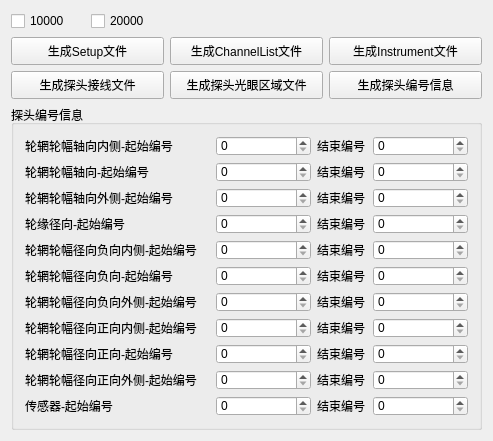
<?xml version="1.0" encoding="UTF-8"?>
<ui version="4.0">
 <class>UTSetupToJson</class>
 <widget class="QMainWindow" name="UTSetupToJson">
  <property name="geometry">
   <rect>
    <x>0</x>
    <y>0</y>
    <width>493</width>
    <height>441</height>
   </rect>
  </property>
  <property name="windowTitle">
   <string>UTSetupToJson</string>
  </property>
  <widget class="QWidget" name="centralWidget">
   <layout class="QGridLayout" name="gridLayout_2">
    <item row="0" column="0">
     <layout class="QHBoxLayout" name="horizontalLayout">
      <item>
       <widget class="QCheckBox" name="checkBox10000">
        <property name="text">
         <string>10000</string>
        </property>
       </widget>
      </item>
      <item>
       <widget class="QCheckBox" name="checkBox20000">
        <property name="text">
         <string>20000</string>
        </property>
       </widget>
      </item>
     </layout>
    </item>
    <item row="1" column="0">
     <widget class="QPushButton" name="pushButton">
      <property name="sizePolicy">
       <sizepolicy hsizetype="Preferred" vsizetype="Preferred">
        <horstretch>0</horstretch>
        <verstretch>0</verstretch>
       </sizepolicy>
      </property>
      <property name="minimumSize">
       <size>
        <width>0</width>
        <height>0</height>
       </size>
      </property>
      <property name="maximumSize">
       <size>
        <width>16777215</width>
        <height>16777215</height>
       </size>
      </property>
      <property name="text">
       <string>生成Setup文件</string>
      </property>
     </widget>
    </item>
    <item row="1" column="1">
     <widget class="QPushButton" name="channelToJson">
      <property name="sizePolicy">
       <sizepolicy hsizetype="Preferred" vsizetype="Preferred">
        <horstretch>0</horstretch>
        <verstretch>0</verstretch>
       </sizepolicy>
      </property>
      <property name="minimumSize">
       <size>
        <width>0</width>
        <height>0</height>
       </size>
      </property>
      <property name="maximumSize">
       <size>
        <width>16777215</width>
        <height>16777215</height>
       </size>
      </property>
      <property name="text">
       <string>生成ChannelList文件</string>
      </property>
     </widget>
    </item>
    <item row="1" column="2">
     <widget class="QPushButton" name="InstrumentToJson">
      <property name="sizePolicy">
       <sizepolicy hsizetype="Preferred" vsizetype="Preferred">
        <horstretch>0</horstretch>
        <verstretch>0</verstretch>
       </sizepolicy>
      </property>
      <property name="minimumSize">
       <size>
        <width>0</width>
        <height>0</height>
       </size>
      </property>
      <property name="maximumSize">
       <size>
        <width>16777215</width>
        <height>16777215</height>
       </size>
      </property>
      <property name="text">
       <string>生成Instrument文件</string>
      </property>
     </widget>
    </item>
    <item row="2" column="0">
     <widget class="QPushButton" name="GenProbeConnect">
      <property name="sizePolicy">
       <sizepolicy hsizetype="Preferred" vsizetype="Preferred">
        <horstretch>0</horstretch>
        <verstretch>0</verstretch>
       </sizepolicy>
      </property>
      <property name="minimumSize">
       <size>
        <width>0</width>
        <height>0</height>
       </size>
      </property>
      <property name="maximumSize">
       <size>
        <width>16777215</width>
        <height>16777215</height>
       </size>
      </property>
      <property name="text">
       <string>生成探头接线文件</string>
      </property>
     </widget>
    </item>
    <item row="2" column="1">
     <widget class="QPushButton" name="GenProbeEyeArea">
      <property name="sizePolicy">
       <sizepolicy hsizetype="Preferred" vsizetype="Preferred">
        <horstretch>0</horstretch>
        <verstretch>0</verstretch>
       </sizepolicy>
      </property>
      <property name="minimumSize">
       <size>
        <width>0</width>
        <height>0</height>
       </size>
      </property>
      <property name="maximumSize">
       <size>
        <width>16777215</width>
        <height>16777215</height>
       </size>
      </property>
      <property name="text">
       <string>生成探头光眼区域文件</string>
      </property>
     </widget>
    </item>
    <item row="2" column="2">
     <widget class="QPushButton" name="GenProbeNoInfoJson">
      <property name="sizePolicy">
       <sizepolicy hsizetype="Preferred" vsizetype="Preferred">
        <horstretch>0</horstretch>
        <verstretch>0</verstretch>
       </sizepolicy>
      </property>
      <property name="minimumSize">
       <size>
        <width>0</width>
        <height>0</height>
       </size>
      </property>
      <property name="maximumSize">
       <size>
        <width>16777215</width>
        <height>16777215</height>
       </size>
      </property>
      <property name="text">
       <string>生成探头编号信息</string>
      </property>
     </widget>
    </item>
    <item row="3" column="0" colspan="3">
     <widget class="QGroupBox" name="groupBox">
      <property name="title">
       <string>探头编号信息</string>
      </property>
      <layout class="QGridLayout" name="gridLayout">
       <item row="0" column="0">
        <layout class="QVBoxLayout" name="verticalLayout_2">
         <item>
          <layout class="QHBoxLayout" name="horizontalLayout_4">
           <item>
            <widget class="QLabel" name="label_5">
             <property name="sizePolicy">
              <sizepolicy hsizetype="Fixed" vsizetype="Fixed">
               <horstretch>0</horstretch>
               <verstretch>0</verstretch>
              </sizepolicy>
             </property>
             <property name="minimumSize">
              <size>
               <width>185</width>
               <height>20</height>
              </size>
             </property>
             <property name="maximumSize">
              <size>
               <width>185</width>
               <height>20</height>
              </size>
             </property>
             <property name="text">
              <string>轮辋轮幅轴向内侧-起始编号</string>
             </property>
            </widget>
           </item>
           <item>
            <widget class="QSpinBox" name="axialInSideMin">
             <property name="sizePolicy">
              <sizepolicy hsizetype="Expanding" vsizetype="Fixed">
               <horstretch>0</horstretch>
               <verstretch>0</verstretch>
              </sizepolicy>
             </property>
             <property name="minimumSize">
              <size>
               <width>90</width>
               <height>20</height>
              </size>
             </property>
             <property name="maximumSize">
              <size>
               <width>300</width>
               <height>20</height>
              </size>
             </property>
             <property name="maximum">
              <number>10000</number>
             </property>
            </widget>
           </item>
           <item>
            <widget class="QLabel" name="label_4">
             <property name="sizePolicy">
              <sizepolicy hsizetype="Fixed" vsizetype="Fixed">
               <horstretch>0</horstretch>
               <verstretch>0</verstretch>
              </sizepolicy>
             </property>
             <property name="minimumSize">
              <size>
               <width>50</width>
               <height>20</height>
              </size>
             </property>
             <property name="maximumSize">
              <size>
               <width>50</width>
               <height>20</height>
              </size>
             </property>
             <property name="text">
              <string>结束编号</string>
             </property>
            </widget>
           </item>
           <item>
            <widget class="QSpinBox" name="axialInSideMax">
             <property name="sizePolicy">
              <sizepolicy hsizetype="Expanding" vsizetype="Fixed">
               <horstretch>0</horstretch>
               <verstretch>0</verstretch>
              </sizepolicy>
             </property>
             <property name="minimumSize">
              <size>
               <width>90</width>
               <height>20</height>
              </size>
             </property>
             <property name="maximumSize">
              <size>
               <width>300</width>
               <height>20</height>
              </size>
             </property>
             <property name="maximum">
              <number>10000</number>
             </property>
            </widget>
           </item>
          </layout>
         </item>
         <item>
          <layout class="QHBoxLayout" name="horizontalLayout_6">
           <item>
            <widget class="QLabel" name="label_15">
             <property name="sizePolicy">
              <sizepolicy hsizetype="Fixed" vsizetype="Fixed">
               <horstretch>0</horstretch>
               <verstretch>0</verstretch>
              </sizepolicy>
             </property>
             <property name="minimumSize">
              <size>
               <width>185</width>
               <height>20</height>
              </size>
             </property>
             <property name="maximumSize">
              <size>
               <width>185</width>
               <height>20</height>
              </size>
             </property>
             <property name="text">
              <string>轮辋轮幅轴向-起始编号</string>
             </property>
            </widget>
           </item>
           <item>
            <widget class="QSpinBox" name="axialMin">
             <property name="sizePolicy">
              <sizepolicy hsizetype="Expanding" vsizetype="Fixed">
               <horstretch>0</horstretch>
               <verstretch>0</verstretch>
              </sizepolicy>
             </property>
             <property name="minimumSize">
              <size>
               <width>90</width>
               <height>20</height>
              </size>
             </property>
             <property name="maximumSize">
              <size>
               <width>300</width>
               <height>20</height>
              </size>
             </property>
             <property name="maximum">
              <number>10000</number>
             </property>
            </widget>
           </item>
           <item>
            <widget class="QLabel" name="label_14">
             <property name="sizePolicy">
              <sizepolicy hsizetype="Fixed" vsizetype="Fixed">
               <horstretch>0</horstretch>
               <verstretch>0</verstretch>
              </sizepolicy>
             </property>
             <property name="minimumSize">
              <size>
               <width>50</width>
               <height>20</height>
              </size>
             </property>
             <property name="maximumSize">
              <size>
               <width>50</width>
               <height>20</height>
              </size>
             </property>
             <property name="text">
              <string>结束编号</string>
             </property>
            </widget>
           </item>
           <item>
            <widget class="QSpinBox" name="axialMax">
             <property name="sizePolicy">
              <sizepolicy hsizetype="Expanding" vsizetype="Fixed">
               <horstretch>0</horstretch>
               <verstretch>0</verstretch>
              </sizepolicy>
             </property>
             <property name="minimumSize">
              <size>
               <width>90</width>
               <height>20</height>
              </size>
             </property>
             <property name="maximumSize">
              <size>
               <width>300</width>
               <height>20</height>
              </size>
             </property>
             <property name="maximum">
              <number>10000</number>
             </property>
            </widget>
           </item>
          </layout>
         </item>
         <item>
          <layout class="QHBoxLayout" name="horizontalLayout_8">
           <item>
            <widget class="QLabel" name="label_19">
             <property name="sizePolicy">
              <sizepolicy hsizetype="Fixed" vsizetype="Fixed">
               <horstretch>0</horstretch>
               <verstretch>0</verstretch>
              </sizepolicy>
             </property>
             <property name="minimumSize">
              <size>
               <width>185</width>
               <height>20</height>
              </size>
             </property>
             <property name="maximumSize">
              <size>
               <width>185</width>
               <height>20</height>
              </size>
             </property>
             <property name="text">
              <string>轮辋轮幅轴向外侧-起始编号</string>
             </property>
            </widget>
           </item>
           <item>
            <widget class="QSpinBox" name="axialOutSideMin">
             <property name="sizePolicy">
              <sizepolicy hsizetype="Expanding" vsizetype="Fixed">
               <horstretch>0</horstretch>
               <verstretch>0</verstretch>
              </sizepolicy>
             </property>
             <property name="minimumSize">
              <size>
               <width>90</width>
               <height>20</height>
              </size>
             </property>
             <property name="maximumSize">
              <size>
               <width>300</width>
               <height>20</height>
              </size>
             </property>
             <property name="maximum">
              <number>10000</number>
             </property>
            </widget>
           </item>
           <item>
            <widget class="QLabel" name="label_18">
             <property name="sizePolicy">
              <sizepolicy hsizetype="Fixed" vsizetype="Fixed">
               <horstretch>0</horstretch>
               <verstretch>0</verstretch>
              </sizepolicy>
             </property>
             <property name="minimumSize">
              <size>
               <width>50</width>
               <height>20</height>
              </size>
             </property>
             <property name="maximumSize">
              <size>
               <width>50</width>
               <height>20</height>
              </size>
             </property>
             <property name="text">
              <string>结束编号</string>
             </property>
            </widget>
           </item>
           <item>
            <widget class="QSpinBox" name="axialOutSideMax">
             <property name="sizePolicy">
              <sizepolicy hsizetype="Expanding" vsizetype="Fixed">
               <horstretch>0</horstretch>
               <verstretch>0</verstretch>
              </sizepolicy>
             </property>
             <property name="minimumSize">
              <size>
               <width>90</width>
               <height>20</height>
              </size>
             </property>
             <property name="maximumSize">
              <size>
               <width>300</width>
               <height>20</height>
              </size>
             </property>
             <property name="maximum">
              <number>10000</number>
             </property>
            </widget>
           </item>
          </layout>
         </item>
         <item>
          <layout class="QHBoxLayout" name="horizontalLayout_10">
           <item>
            <widget class="QLabel" name="label_3">
             <property name="sizePolicy">
              <sizepolicy hsizetype="Fixed" vsizetype="Fixed">
               <horstretch>0</horstretch>
               <verstretch>0</verstretch>
              </sizepolicy>
             </property>
             <property name="minimumSize">
              <size>
               <width>185</width>
               <height>20</height>
              </size>
             </property>
             <property name="maximumSize">
              <size>
               <width>185</width>
               <height>20</height>
              </size>
             </property>
             <property name="text">
              <string>轮缘径向-起始编号</string>
             </property>
            </widget>
           </item>
           <item>
            <widget class="QSpinBox" name="radialFlangeMin">
             <property name="sizePolicy">
              <sizepolicy hsizetype="Expanding" vsizetype="Fixed">
               <horstretch>0</horstretch>
               <verstretch>0</verstretch>
              </sizepolicy>
             </property>
             <property name="minimumSize">
              <size>
               <width>90</width>
               <height>20</height>
              </size>
             </property>
             <property name="maximumSize">
              <size>
               <width>300</width>
               <height>20</height>
              </size>
             </property>
             <property name="maximum">
              <number>10000</number>
             </property>
            </widget>
           </item>
           <item>
            <widget class="QLabel" name="label_2">
             <property name="sizePolicy">
              <sizepolicy hsizetype="Fixed" vsizetype="Fixed">
               <horstretch>0</horstretch>
               <verstretch>0</verstretch>
              </sizepolicy>
             </property>
             <property name="minimumSize">
              <size>
               <width>50</width>
               <height>20</height>
              </size>
             </property>
             <property name="maximumSize">
              <size>
               <width>50</width>
               <height>20</height>
              </size>
             </property>
             <property name="text">
              <string>结束编号</string>
             </property>
            </widget>
           </item>
           <item>
            <widget class="QSpinBox" name="radialFlangeMax">
             <property name="sizePolicy">
              <sizepolicy hsizetype="Expanding" vsizetype="Fixed">
               <horstretch>0</horstretch>
               <verstretch>0</verstretch>
              </sizepolicy>
             </property>
             <property name="minimumSize">
              <size>
               <width>90</width>
               <height>20</height>
              </size>
             </property>
             <property name="maximumSize">
              <size>
               <width>300</width>
               <height>20</height>
              </size>
             </property>
             <property name="maximum">
              <number>10000</number>
             </property>
            </widget>
           </item>
          </layout>
         </item>
         <item>
          <layout class="QHBoxLayout" name="horizontalLayout_12">
           <item>
            <widget class="QLabel" name="label_13">
             <property name="sizePolicy">
              <sizepolicy hsizetype="Fixed" vsizetype="Fixed">
               <horstretch>0</horstretch>
               <verstretch>0</verstretch>
              </sizepolicy>
             </property>
             <property name="minimumSize">
              <size>
               <width>185</width>
               <height>20</height>
              </size>
             </property>
             <property name="maximumSize">
              <size>
               <width>185</width>
               <height>20</height>
              </size>
             </property>
             <property name="text">
              <string>轮辋轮幅径向负向内侧-起始编号</string>
             </property>
            </widget>
           </item>
           <item>
            <widget class="QSpinBox" name="radialNegativeInSideMin">
             <property name="sizePolicy">
              <sizepolicy hsizetype="Expanding" vsizetype="Fixed">
               <horstretch>0</horstretch>
               <verstretch>0</verstretch>
              </sizepolicy>
             </property>
             <property name="minimumSize">
              <size>
               <width>90</width>
               <height>20</height>
              </size>
             </property>
             <property name="maximumSize">
              <size>
               <width>300</width>
               <height>20</height>
              </size>
             </property>
             <property name="maximum">
              <number>10000</number>
             </property>
            </widget>
           </item>
           <item>
            <widget class="QLabel" name="label_12">
             <property name="sizePolicy">
              <sizepolicy hsizetype="Fixed" vsizetype="Fixed">
               <horstretch>0</horstretch>
               <verstretch>0</verstretch>
              </sizepolicy>
             </property>
             <property name="minimumSize">
              <size>
               <width>50</width>
               <height>20</height>
              </size>
             </property>
             <property name="maximumSize">
              <size>
               <width>50</width>
               <height>20</height>
              </size>
             </property>
             <property name="text">
              <string>结束编号</string>
             </property>
            </widget>
           </item>
           <item>
            <widget class="QSpinBox" name="radialNegativeInSideMax">
             <property name="sizePolicy">
              <sizepolicy hsizetype="Expanding" vsizetype="Fixed">
               <horstretch>0</horstretch>
               <verstretch>0</verstretch>
              </sizepolicy>
             </property>
             <property name="minimumSize">
              <size>
               <width>90</width>
               <height>20</height>
              </size>
             </property>
             <property name="maximumSize">
              <size>
               <width>300</width>
               <height>20</height>
              </size>
             </property>
             <property name="maximum">
              <number>10000</number>
             </property>
            </widget>
           </item>
          </layout>
         </item>
         <item>
          <layout class="QHBoxLayout" name="horizontalLayout_5">
           <item>
            <widget class="QLabel" name="label_21">
             <property name="sizePolicy">
              <sizepolicy hsizetype="Fixed" vsizetype="Fixed">
               <horstretch>0</horstretch>
               <verstretch>0</verstretch>
              </sizepolicy>
             </property>
             <property name="minimumSize">
              <size>
               <width>185</width>
               <height>20</height>
              </size>
             </property>
             <property name="maximumSize">
              <size>
               <width>185</width>
               <height>20</height>
              </size>
             </property>
             <property name="text">
              <string>轮辋轮幅径向负向-起始编号</string>
             </property>
            </widget>
           </item>
           <item>
            <widget class="QSpinBox" name="radialNegativeMin">
             <property name="sizePolicy">
              <sizepolicy hsizetype="Expanding" vsizetype="Fixed">
               <horstretch>0</horstretch>
               <verstretch>0</verstretch>
              </sizepolicy>
             </property>
             <property name="minimumSize">
              <size>
               <width>90</width>
               <height>20</height>
              </size>
             </property>
             <property name="maximumSize">
              <size>
               <width>300</width>
               <height>20</height>
              </size>
             </property>
             <property name="maximum">
              <number>10000</number>
             </property>
            </widget>
           </item>
           <item>
            <widget class="QLabel" name="label_20">
             <property name="sizePolicy">
              <sizepolicy hsizetype="Fixed" vsizetype="Fixed">
               <horstretch>0</horstretch>
               <verstretch>0</verstretch>
              </sizepolicy>
             </property>
             <property name="minimumSize">
              <size>
               <width>50</width>
               <height>20</height>
              </size>
             </property>
             <property name="maximumSize">
              <size>
               <width>50</width>
               <height>20</height>
              </size>
             </property>
             <property name="text">
              <string>结束编号</string>
             </property>
            </widget>
           </item>
           <item>
            <widget class="QSpinBox" name="radialNegativeMax">
             <property name="sizePolicy">
              <sizepolicy hsizetype="Expanding" vsizetype="Fixed">
               <horstretch>0</horstretch>
               <verstretch>0</verstretch>
              </sizepolicy>
             </property>
             <property name="minimumSize">
              <size>
               <width>90</width>
               <height>20</height>
              </size>
             </property>
             <property name="maximumSize">
              <size>
               <width>300</width>
               <height>20</height>
              </size>
             </property>
             <property name="maximum">
              <number>10000</number>
             </property>
            </widget>
           </item>
          </layout>
         </item>
         <item>
          <layout class="QHBoxLayout" name="horizontalLayout_7">
           <item>
            <widget class="QLabel" name="label_11">
             <property name="sizePolicy">
              <sizepolicy hsizetype="Fixed" vsizetype="Fixed">
               <horstretch>0</horstretch>
               <verstretch>0</verstretch>
              </sizepolicy>
             </property>
             <property name="minimumSize">
              <size>
               <width>185</width>
               <height>20</height>
              </size>
             </property>
             <property name="maximumSize">
              <size>
               <width>185</width>
               <height>20</height>
              </size>
             </property>
             <property name="text">
              <string>轮辋轮幅径向负向外侧-起始编号</string>
             </property>
            </widget>
           </item>
           <item>
            <widget class="QSpinBox" name="radialNegativeOutSideMin">
             <property name="sizePolicy">
              <sizepolicy hsizetype="Expanding" vsizetype="Fixed">
               <horstretch>0</horstretch>
               <verstretch>0</verstretch>
              </sizepolicy>
             </property>
             <property name="minimumSize">
              <size>
               <width>90</width>
               <height>20</height>
              </size>
             </property>
             <property name="maximumSize">
              <size>
               <width>300</width>
               <height>20</height>
              </size>
             </property>
             <property name="maximum">
              <number>10000</number>
             </property>
            </widget>
           </item>
           <item>
            <widget class="QLabel" name="label_10">
             <property name="sizePolicy">
              <sizepolicy hsizetype="Fixed" vsizetype="Fixed">
               <horstretch>0</horstretch>
               <verstretch>0</verstretch>
              </sizepolicy>
             </property>
             <property name="minimumSize">
              <size>
               <width>50</width>
               <height>20</height>
              </size>
             </property>
             <property name="maximumSize">
              <size>
               <width>50</width>
               <height>20</height>
              </size>
             </property>
             <property name="text">
              <string>结束编号</string>
             </property>
            </widget>
           </item>
           <item>
            <widget class="QSpinBox" name="radialNegativeOutSideMax">
             <property name="sizePolicy">
              <sizepolicy hsizetype="Expanding" vsizetype="Fixed">
               <horstretch>0</horstretch>
               <verstretch>0</verstretch>
              </sizepolicy>
             </property>
             <property name="minimumSize">
              <size>
               <width>90</width>
               <height>20</height>
              </size>
             </property>
             <property name="maximumSize">
              <size>
               <width>300</width>
               <height>20</height>
              </size>
             </property>
             <property name="maximum">
              <number>10000</number>
             </property>
            </widget>
           </item>
          </layout>
         </item>
         <item>
          <layout class="QHBoxLayout" name="horizontalLayout_9">
           <item>
            <widget class="QLabel" name="label_17">
             <property name="sizePolicy">
              <sizepolicy hsizetype="Fixed" vsizetype="Fixed">
               <horstretch>0</horstretch>
               <verstretch>0</verstretch>
              </sizepolicy>
             </property>
             <property name="minimumSize">
              <size>
               <width>185</width>
               <height>20</height>
              </size>
             </property>
             <property name="maximumSize">
              <size>
               <width>185</width>
               <height>20</height>
              </size>
             </property>
             <property name="text">
              <string>轮辋轮幅径向正向内侧-起始编号</string>
             </property>
            </widget>
           </item>
           <item>
            <widget class="QSpinBox" name="radialPositiveInSideMin">
             <property name="sizePolicy">
              <sizepolicy hsizetype="Expanding" vsizetype="Fixed">
               <horstretch>0</horstretch>
               <verstretch>0</verstretch>
              </sizepolicy>
             </property>
             <property name="minimumSize">
              <size>
               <width>90</width>
               <height>20</height>
              </size>
             </property>
             <property name="maximumSize">
              <size>
               <width>300</width>
               <height>20</height>
              </size>
             </property>
             <property name="maximum">
              <number>10000</number>
             </property>
            </widget>
           </item>
           <item>
            <widget class="QLabel" name="label_16">
             <property name="sizePolicy">
              <sizepolicy hsizetype="Fixed" vsizetype="Fixed">
               <horstretch>0</horstretch>
               <verstretch>0</verstretch>
              </sizepolicy>
             </property>
             <property name="minimumSize">
              <size>
               <width>50</width>
               <height>20</height>
              </size>
             </property>
             <property name="maximumSize">
              <size>
               <width>50</width>
               <height>20</height>
              </size>
             </property>
             <property name="text">
              <string>结束编号</string>
             </property>
            </widget>
           </item>
           <item>
            <widget class="QSpinBox" name="radialPositiveInSideMax">
             <property name="sizePolicy">
              <sizepolicy hsizetype="Expanding" vsizetype="Fixed">
               <horstretch>0</horstretch>
               <verstretch>0</verstretch>
              </sizepolicy>
             </property>
             <property name="minimumSize">
              <size>
               <width>90</width>
               <height>20</height>
              </size>
             </property>
             <property name="maximumSize">
              <size>
               <width>300</width>
               <height>20</height>
              </size>
             </property>
             <property name="maximum">
              <number>10000</number>
             </property>
            </widget>
           </item>
          </layout>
         </item>
         <item>
          <layout class="QHBoxLayout" name="horizontalLayout_11">
           <item>
            <widget class="QLabel" name="label_7">
             <property name="sizePolicy">
              <sizepolicy hsizetype="Fixed" vsizetype="Fixed">
               <horstretch>0</horstretch>
               <verstretch>0</verstretch>
              </sizepolicy>
             </property>
             <property name="minimumSize">
              <size>
               <width>185</width>
               <height>20</height>
              </size>
             </property>
             <property name="maximumSize">
              <size>
               <width>185</width>
               <height>20</height>
              </size>
             </property>
             <property name="text">
              <string>轮辋轮幅径向正向-起始编号</string>
             </property>
            </widget>
           </item>
           <item>
            <widget class="QSpinBox" name="radialPositiveMin">
             <property name="sizePolicy">
              <sizepolicy hsizetype="Expanding" vsizetype="Fixed">
               <horstretch>0</horstretch>
               <verstretch>0</verstretch>
              </sizepolicy>
             </property>
             <property name="minimumSize">
              <size>
               <width>90</width>
               <height>20</height>
              </size>
             </property>
             <property name="maximumSize">
              <size>
               <width>300</width>
               <height>20</height>
              </size>
             </property>
             <property name="maximum">
              <number>10000</number>
             </property>
            </widget>
           </item>
           <item>
            <widget class="QLabel" name="label_6">
             <property name="sizePolicy">
              <sizepolicy hsizetype="Fixed" vsizetype="Fixed">
               <horstretch>0</horstretch>
               <verstretch>0</verstretch>
              </sizepolicy>
             </property>
             <property name="minimumSize">
              <size>
               <width>50</width>
               <height>20</height>
              </size>
             </property>
             <property name="maximumSize">
              <size>
               <width>50</width>
               <height>20</height>
              </size>
             </property>
             <property name="text">
              <string>结束编号</string>
             </property>
            </widget>
           </item>
           <item>
            <widget class="QSpinBox" name="radialPositiveMax">
             <property name="sizePolicy">
              <sizepolicy hsizetype="Expanding" vsizetype="Fixed">
               <horstretch>0</horstretch>
               <verstretch>0</verstretch>
              </sizepolicy>
             </property>
             <property name="minimumSize">
              <size>
               <width>90</width>
               <height>20</height>
              </size>
             </property>
             <property name="maximumSize">
              <size>
               <width>300</width>
               <height>20</height>
              </size>
             </property>
             <property name="maximum">
              <number>10000</number>
             </property>
            </widget>
           </item>
          </layout>
         </item>
         <item>
          <layout class="QHBoxLayout" name="horizontalLayout_13">
           <item>
            <widget class="QLabel" name="label_9">
             <property name="sizePolicy">
              <sizepolicy hsizetype="Fixed" vsizetype="Fixed">
               <horstretch>0</horstretch>
               <verstretch>0</verstretch>
              </sizepolicy>
             </property>
             <property name="minimumSize">
              <size>
               <width>185</width>
               <height>20</height>
              </size>
             </property>
             <property name="maximumSize">
              <size>
               <width>185</width>
               <height>20</height>
              </size>
             </property>
             <property name="text">
              <string>轮辋轮幅径向正向外侧-起始编号</string>
             </property>
            </widget>
           </item>
           <item>
            <widget class="QSpinBox" name="radialPositiveOutSideMin">
             <property name="sizePolicy">
              <sizepolicy hsizetype="Expanding" vsizetype="Fixed">
               <horstretch>0</horstretch>
               <verstretch>0</verstretch>
              </sizepolicy>
             </property>
             <property name="minimumSize">
              <size>
               <width>90</width>
               <height>20</height>
              </size>
             </property>
             <property name="maximumSize">
              <size>
               <width>300</width>
               <height>20</height>
              </size>
             </property>
             <property name="maximum">
              <number>10000</number>
             </property>
            </widget>
           </item>
           <item>
            <widget class="QLabel" name="label_8">
             <property name="sizePolicy">
              <sizepolicy hsizetype="Fixed" vsizetype="Fixed">
               <horstretch>0</horstretch>
               <verstretch>0</verstretch>
              </sizepolicy>
             </property>
             <property name="minimumSize">
              <size>
               <width>50</width>
               <height>20</height>
              </size>
             </property>
             <property name="maximumSize">
              <size>
               <width>50</width>
               <height>20</height>
              </size>
             </property>
             <property name="text">
              <string>结束编号</string>
             </property>
            </widget>
           </item>
           <item>
            <widget class="QSpinBox" name="radialPositiveOutSideMax">
             <property name="sizePolicy">
              <sizepolicy hsizetype="Expanding" vsizetype="Fixed">
               <horstretch>0</horstretch>
               <verstretch>0</verstretch>
              </sizepolicy>
             </property>
             <property name="minimumSize">
              <size>
               <width>90</width>
               <height>20</height>
              </size>
             </property>
             <property name="maximumSize">
              <size>
               <width>300</width>
               <height>20</height>
              </size>
             </property>
             <property name="maximum">
              <number>10000</number>
             </property>
            </widget>
           </item>
          </layout>
         </item>
         <item>
          <layout class="QHBoxLayout" name="horizontalLayout_14">
           <item>
            <widget class="QLabel" name="label_23">
             <property name="sizePolicy">
              <sizepolicy hsizetype="Fixed" vsizetype="Fixed">
               <horstretch>0</horstretch>
               <verstretch>0</verstretch>
              </sizepolicy>
             </property>
             <property name="minimumSize">
              <size>
               <width>185</width>
               <height>20</height>
              </size>
             </property>
             <property name="maximumSize">
              <size>
               <width>185</width>
               <height>20</height>
              </size>
             </property>
             <property name="text">
              <string>传感器-起始编号</string>
             </property>
            </widget>
           </item>
           <item>
            <widget class="QSpinBox" name="sensorMin">
             <property name="sizePolicy">
              <sizepolicy hsizetype="Expanding" vsizetype="Fixed">
               <horstretch>0</horstretch>
               <verstretch>0</verstretch>
              </sizepolicy>
             </property>
             <property name="minimumSize">
              <size>
               <width>90</width>
               <height>20</height>
              </size>
             </property>
             <property name="maximumSize">
              <size>
               <width>300</width>
               <height>20</height>
              </size>
             </property>
             <property name="maximum">
              <number>10000</number>
             </property>
            </widget>
           </item>
           <item>
            <widget class="QLabel" name="label_22">
             <property name="sizePolicy">
              <sizepolicy hsizetype="Fixed" vsizetype="Fixed">
               <horstretch>0</horstretch>
               <verstretch>0</verstretch>
              </sizepolicy>
             </property>
             <property name="minimumSize">
              <size>
               <width>50</width>
               <height>20</height>
              </size>
             </property>
             <property name="maximumSize">
              <size>
               <width>50</width>
               <height>20</height>
              </size>
             </property>
             <property name="text">
              <string>结束编号</string>
             </property>
            </widget>
           </item>
           <item>
            <widget class="QSpinBox" name="sensorMax">
             <property name="sizePolicy">
              <sizepolicy hsizetype="Expanding" vsizetype="Fixed">
               <horstretch>0</horstretch>
               <verstretch>0</verstretch>
              </sizepolicy>
             </property>
             <property name="minimumSize">
              <size>
               <width>90</width>
               <height>20</height>
              </size>
             </property>
             <property name="maximumSize">
              <size>
               <width>300</width>
               <height>20</height>
              </size>
             </property>
             <property name="maximum">
              <number>10000</number>
             </property>
            </widget>
           </item>
          </layout>
         </item>
        </layout>
       </item>
      </layout>
     </widget>
    </item>
   </layout>
   <zorder>checkBox10000</zorder>
   <zorder>checkBox20000</zorder>
   <zorder>layoutWidget</zorder>
   <zorder>layoutWidget</zorder>
   <zorder>layoutWidget</zorder>
   <zorder>GenProbeConnect</zorder>
   <zorder>GenProbeEyeArea</zorder>
   <zorder>groupBox</zorder>
   <zorder>GenProbeNoInfoJson</zorder>
   <zorder>GenProbeNoInfoJson</zorder>
  </widget>
 </widget>
 <layoutdefault spacing="6" margin="11"/>
 <resources/>
 <connections/>
</ui>
